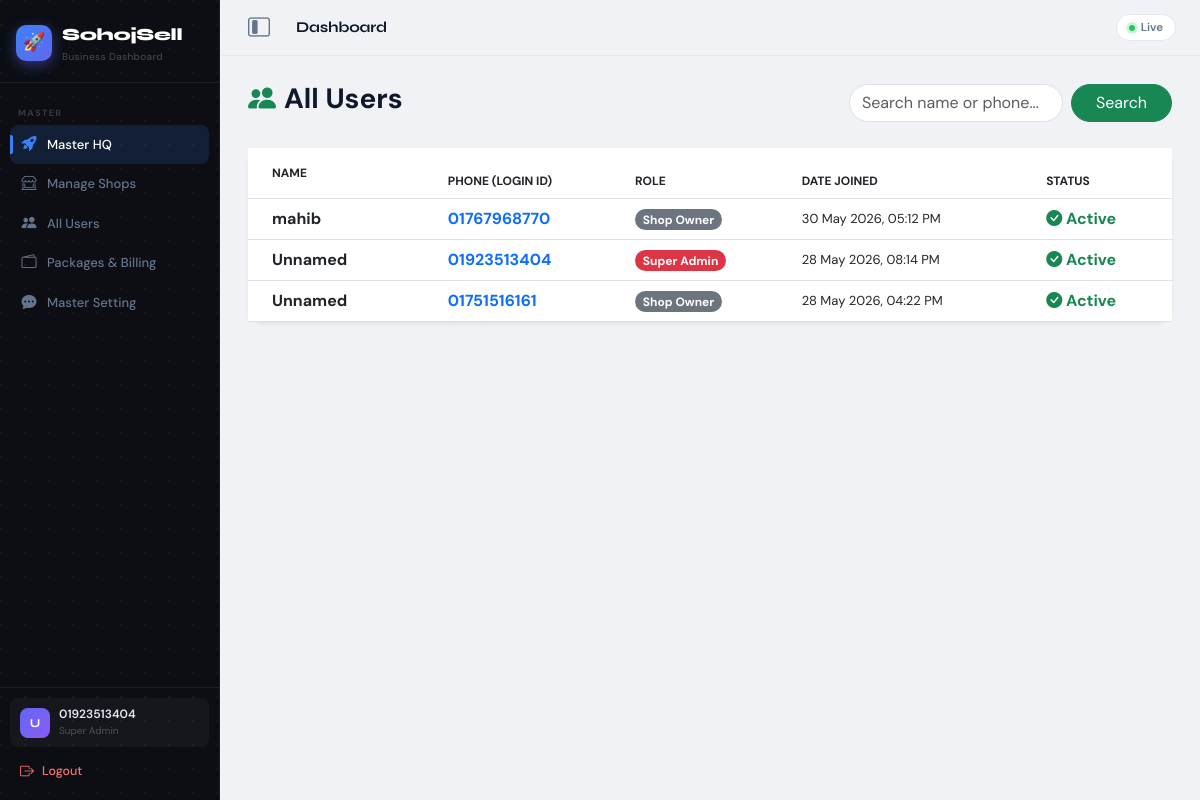
Screenshot of /saas-master/users/ (signed in) with the database file from the repository.
### accounts/models.py (models this page shows, shortened)
class User(AbstractBaseUser, PermissionsMixin):
    phone_number = models.CharField(max_length=15, unique=True, verbose_name='Phone Number')
    name = models.CharField(max_length=100, blank=True, null=True, verbose_name='Full Name')
    is_active = models.BooleanField(default=True)
    is_staff = models.BooleanField(default=False)
    date_joined = models.DateTimeField(auto_now_add=True)
    objects = UserManager()
    USERNAME_FIELD = 'phone_number'
    REQUIRED_FIELDS = []

### store/views.py (the view)
# urls.py: path('saas-master/users/', views.all_users, name='all_users'),  # NEW
@login_required(login_url='/accounts/login/')
def all_users(request):
    if not request.user.is_superuser:
        return redirect('dashboard')
    from django.contrib.auth import get_user_model
    User = get_user_model()
    users = User.objects.all().order_by('-date_joined')
    search = request.GET.get('q', '')
    if search:
        users = users.filter(Q(name__icontains=search) | Q(phone_number__icontains=search))
    paginator = Paginator(users, 20)
    page = request.GET.get('page', 1)
    try:
        page_obj = paginator.page(page)
    except (EmptyPage, PageNotAnInteger):
        page_obj = paginator.page(1)
    return render(request, 'store/all_users.html', {'page_obj': page_obj, 'search': search})

### store/templates/store/all_users.html (shortened to what this page needs)
{% extends 'store/base.html' %}
{% block content %}
<div class="d-flex justify-content-between align-items-center mb-4">
  <h3 class="fw-bold"><i class="bi bi-people-fill text-success me-2"></i>All Users</h3>
  <form method="GET" class="d-flex gap-2">
    <input type="text" name="q" value="{{ search }}" class="form-control rounded-pill" placeholder="Search name or phone...">
    <button type="submit" class="btn btn-success rounded-pill px-4">Search</button>
  </form>
</div>
<div class="card border-0 shadow-sm rounded-4">
  <div class="table-responsive">
    <table class="table table-hover align-middle mb-0">
      <thead style="background:#f8fafc;">
        <tr style="font-size:12px;color:#64748b;font-weight:700;text-transform:uppercase;">
          <th class="px-4 py-3">Name</th>
          <th>Phone (Login ID)</th>
          <th>Role</th>
          <th>Date Joined</th>
          <th>Status</th>
        </tr>
      </thead>
      <tbody>
        {% for u in page_obj %}
        <tr>
          <td class="px-4 fw-bold text-dark">{{ u.name|default:"Unnamed" }}</td>
          <td class="fw-bold text-primary">{{ u.phone_number }}</td>
          <td>
            {% if u.is_superuser %}<span class="badge bg-danger rounded-pill">Super Admin</span>
            {% elif u.is_staff %}<span class="badge bg-info text-dark rounded-pill">Staff</span>
            {% else %}<span class="badge bg-secondary rounded-pill">Shop Owner</span>{% endif %}
          </td>
          <td style="font-size:13px;">{{ u.date_joined|date:"d M Y, h:i A" }}</td>
          <td>
            {% if u.is_active %}<span class="text-success fw-bold"><i class="bi bi-check-circle-fill"></i> Active</span>
            {% else %}<span class="text-danger fw-bold"><i class="bi bi-x-circle-fill"></i> Inactive</span>{% endif %}
          </td>
        </tr>
        {% empty %}
        <tr><td colspan="5" class="text-center py-4 text-muted">No users found</td></tr>
        {% endfor %}
      </tbody>
    </table>
  </div>
</div>
{% endblock %}

### store/templates/store/base.html (shortened to what this page needs)
<!DOCTYPE html>
<html lang="en">
<head>
    <link href="https://cdn.jsdelivr.net/npm/bootstrap@5.3.0/dist/css/bootstrap.min.css" rel="stylesheet">
    <link rel="stylesheet" href="https://cdn.jsdelivr.net/npm/bootstrap-icons@1.10.5/font/bootstrap-icons.css">
</head>
<body>
<div class="app-shell">
  <aside class="sidebar" id="sidebar">
    <div class="sb-logo">
      <div class="sb-logo-row">
        <div class="sb-logo-icon">🚀</div>
        <div>
          <div class="sb-logo-text">SohojSell</div>
          <div class="sb-logo-sub">Business Dashboard</div>
        </div>
      </div>
    </div>
    <nav class="sb-nav">
      {% if request.user.is_superuser %}
        <div class="sb-label">Master</div>
        <a href="{% url 'master_dashboard' %}" class="sb-link {% if '/saas-master/' in request.path %}active{% endif %}">
          <i class="bi bi-rocket-takeoff-fill"></i> <span class="sb-text-hide">Master HQ</span>
        </a>
        <a href="{% url 'manage_shops' %}" class="sb-link"><i class="bi bi-shop-window"></i> <span class="sb-text-hide">Manage Shops</span></a>
        <a href="{% url 'all_users' %}" class="sb-link"><i class="bi bi-people-fill"></i> <span class="sb-text-hide">All Users</span></a>
        <a href="{% url 'master_billing' %}" class="sb-link"><i class="bi bi-wallet2"></i> <span class="sb-text-hide">Packages & Billing</span></a>
        <a href="{% url 'master_settings' %}" class="sb-link"><i class="bi bi-chat-dots-fill"></i> <span class="sb-text-hide">Master Setting</span></a>
      {% endif %}
    </nav>
    <div class="sb-bottom">
      <div class="sb-user">
        <div class="sb-avatar">{{ request.user.name|default:"U"|first|upper }}</div>
        <div>
          <div class="sb-u-name">{{ request.user.name|default:request.user.phone_number }}</div>
          <div class="sb-u-role">
            {% if request.user.is_superuser %}Super Admin
            {% elif request.user.is_shop_staff %}Staff
            {% else %}Shop Owner{% endif %}
          </div>
        </div>
      </div>
      <a href="{% url 'logout' %}" class="sb-logout">
        <i class="bi bi-box-arrow-right"></i> <span class="sb-text-hide">Logout</span>
      </a>
    </div>
  </aside>
  <div class="main-area">
    <div class="topbar">
      <button class="desktop-toggle" onclick="toggleDesktopSidebar()" aria-label="Toggle Sidebar" title="Minimize Sidebar">
        <i class="bi bi-layout-sidebar-inset"></i>
      </button>
      <div class="topbar-title">{% block page_title %}Dashboard{% endblock %}</div>
      <div class="topbar-right">
        <div class="live-pill">
          <span class="live-dot"></span> Live
        </div>
      </div>
    </div>
    <div class="page-content">
      {% block content %}{% endblock %}
    </div>
  </div>
</div>
</body>
</html>

### rows the page displays
User: user.name|first "U", user.name "01923513404", name "Unnamed", phone_number "01923513404", is_superuser "Super Admin", date_joined "28 May 2026, 08:14 PM", is_active True (drawn)
User: name "mahib", phone_number "01767968770", is_superuser "Shop Owner", date_joined "30 May 2026, 05:12 PM", is_active True (drawn)
User: name "Unnamed", phone_number "01751516161", is_superuser "Shop Owner", date_joined "28 May 2026, 04:22 PM", is_active True (drawn)
